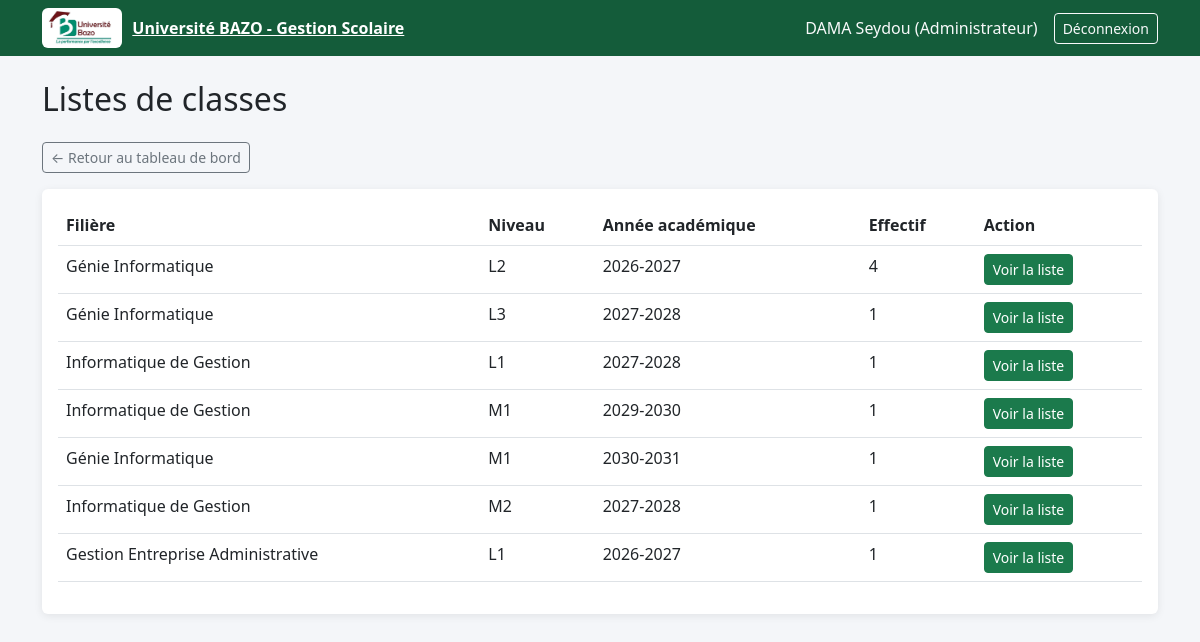
/paiements/classes/ (signed in), run on the app's committed database.
### utilisateurs/models.py (models this page shows, shortened)
class Utilisateur(AbstractUser):
    ROLE_CHOICES = (
        ('etudiant', 'Étudiant'),
        ('enseignant', 'Enseignant'),
        ('admin', 'Administrateur'),
        ('caissier', 'Caissier'),
    )
    role = models.CharField(max_length=20, choices=ROLE_CHOICES)
    telephone = models.CharField(max_length=20, blank=True, null=True)

### academique/models.py (models this page shows)
class Filiere(models.Model):
    nom_filiere = models.CharField(max_length=100)
    description = models.TextField(blank=True, null=True)
    def __str__(self):
        return self.nom_filiere
    class Meta:
        verbose_name = "Filière"
        verbose_name_plural = "Filières"

class Niveau(models.Model):
    libelle = models.CharField(max_length=20)  # ex: L1, L2, L3, M1, M2
    def __str__(self):
        return self.libelle
    class Meta:
        verbose_name = "Niveau"
        verbose_name_plural = "Niveaux"

class AnneeAcademique(models.Model):
    libelle = models.CharField(max_length=20)  # ex: 2026-2027
    date_debut = models.DateField()
    date_fin = models.DateField()
    def __str__(self):
        return self.libelle
    class Meta:
        verbose_name = "Année académique"
        verbose_name_plural = "Années académiques"

### paiements/views.py (the view)
# urls.py: path('classes/', views.liste_classes_view, name='liste_classes'),
@login_required
def liste_classes_view(request):
    if request.user.role != 'admin':
        return redirect('redirection_dashboard')
    inscriptions = Inscription.objects.filter(statut='VALIDEE').select_related(
        'filiere', 'niveau', 'annee_academique'
    )
    classes = {}
    for inscription in inscriptions:
        cle = (inscription.filiere, inscription.niveau, inscription.annee_academique)
        classes[cle] = classes.get(cle, 0) + 1
    liste_classes = [
        {
            'filiere': filiere,
            'niveau': niveau,
            'annee': annee,
            'effectif': effectif
        }
        for (filiere, niveau, annee), effectif in classes.items()
    ]
    return render(request, 'paiements/liste_classes.html', {
        'liste_classes': liste_classes
    })

### templates/paiements/liste_classes.html (shortened to what this page needs)
{% extends 'base.html' %}
{% block content %}
<h2 class="mb-4">Listes de classes</h2>
<a href="{% url 'dashboard_admin' %}" class="btn btn-outline-secondary btn-sm mb-3">&larr; Retour au tableau de bord</a>
<div class="card p-3">
    {% if liste_classes %}
    <table class="table table-hover">
        <thead>
            <tr>
                <th>Filière</th>
                <th>Niveau</th>
                <th>Année académique</th>
                <th>Effectif</th>
                <th>Action</th>
            </tr>
        </thead>
        <tbody>
            {% for classe in liste_classes %}
            <tr>
                <td>{{ classe.filiere }}</td>
                <td>{{ classe.niveau }}</td>
                <td>{{ classe.annee }}</td>
                <td>{{ classe.effectif }}</td>
                <td>
                    <a href="{% url 'liste_etudiants_classe' classe.filiere.id classe.niveau.id classe.annee.id %}" class="btn btn-primary btn-sm">Voir la liste</a>
                </td>
            </tr>
            {% endfor %}
        </tbody>
    </table>
    {% else %}
    <p class="text-muted mb-0">Aucune classe avec des étudiants inscrits pour le moment.</p>
    {% endif %}
</div>
{% endblock %}

### templates/base.html (shortened to what this page needs)
{% load static %}
<!DOCTYPE html>
<html lang="fr">
<head>
    <link href="https://cdn.jsdelivr.net/npm/bootstrap@5.3.0/dist/css/bootstrap.min.css" rel="stylesheet">
</head>
<body>
    {% if user.is_authenticated %}
    <nav class="navbar navbar-expand-lg navbar-dark navbar-bazo">
        <div class="container">
            <a class="navbar-brand-bazo" href="{% url 'redirection_dashboard' %}">
                <img src="{% static 'images/logo_bazo.jpeg' %}" alt="Logo Université BAZO">
                <span>Université BAZO - Gestion Scolaire</span>
            </a>
            <div class="d-flex align-items-center">
                <span class="text-light me-3">
                    {{ user.first_name }} {{ user.last_name }} ({{ user.get_role_display }})
                </span>
                <a href="{% url 'logout' %}" class="btn btn-outline-light btn-sm">Déconnexion</a>
            </div>
        </div>
    </nav>
    {% endif %}
    <div class="container mt-4">
        {% block content %}
        {% endblock %}
    </div>
</body>
</html>

### templates/base.html (style rules this page uses)
:root { --bazo-green: #1B7A4C; --bazo-green-dark: #145c3a; --bazo-red: #7A1F2B; }
body { background-color: #f4f6f9; }
.navbar-bazo { background-color: var(--bazo-green-dark); }
.navbar-brand-bazo { display: flex; align-items: center; gap: 10px; font-weight: bold; color: white; }
.navbar-brand-bazo img { height: 40px; border-radius: 6px; background: white; padding: 3px; }
.card { border: none; box-shadow: 0 2px 8px rgba(0,0,0,0.08); }
.btn-primary { background-color: var(--bazo-green); border-color: var(--bazo-green); }
a { color: var(--bazo-green-dark); }

### data on the page
Utilisateur: first_name "DAMA", last_name "Seydou", role "Administrateur"
Filiere: filiere "Génie Informatique", niveau "L2", annee "2026-2027", effectif "4", niveau "L3", annee "2027-2028", effectif "1", niveau "M1", annee "2030-2031"
Filiere: filiere "Informatique de Gestion", niveau "L1", annee "2027-2028", effectif "1", niveau "M1", annee "2029-2030", niveau "M2"
Filiere: filiere "Gestion Entreprise Administrative", niveau "L1", annee "2026-2027", effectif "1"
